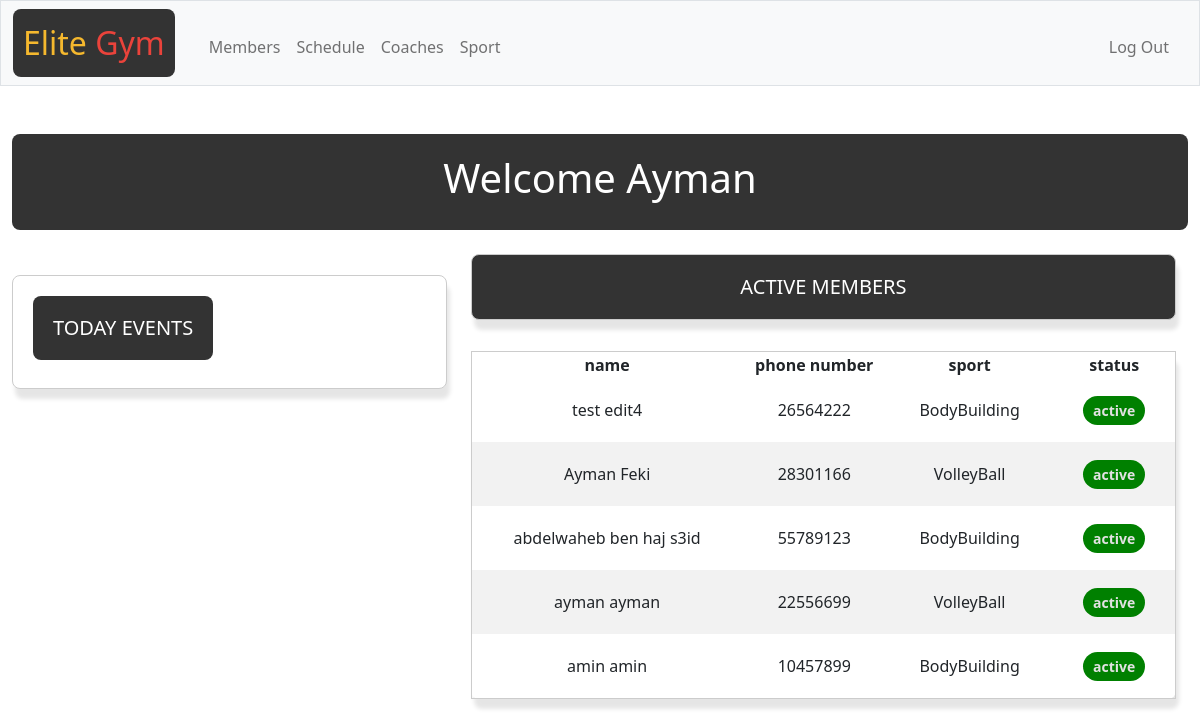
The app's page / (signed in), older data.
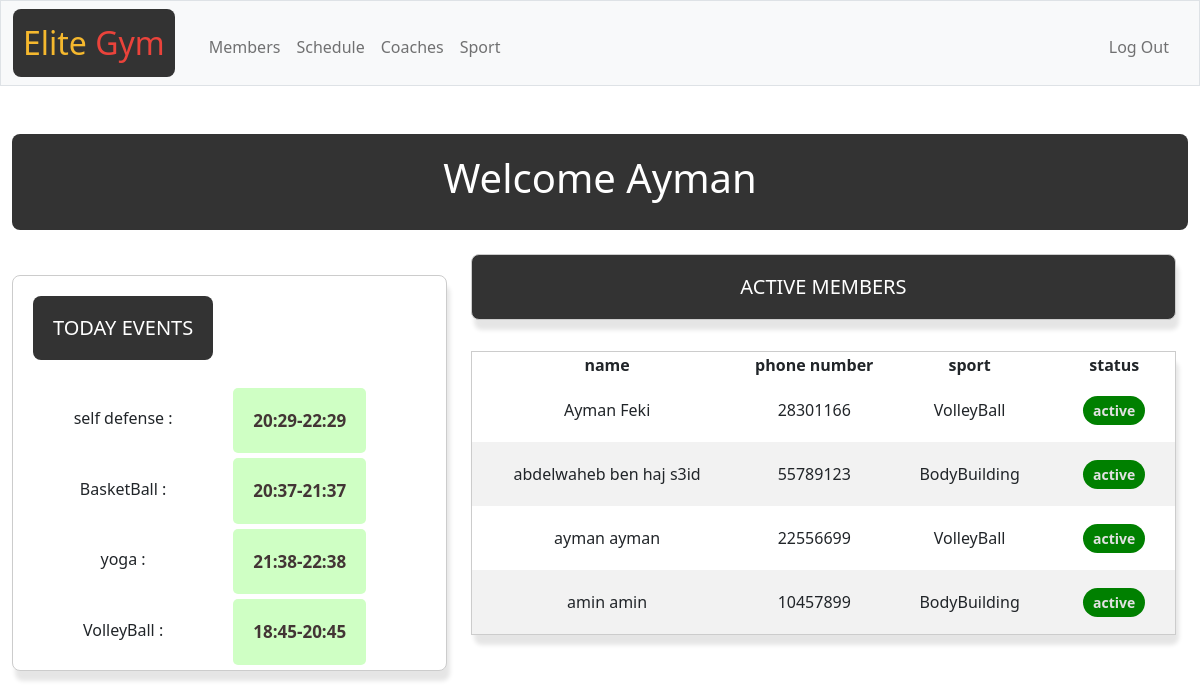
The same page, newer data.
### tables this page shows
CREATE TABLE client(
    cl_id           INTEGER   PRIMARY KEY AUTOINCREMENT,
    cl_Fname        TEXT      NOT NULL,
    cl_Lname        TEXT      NOT NULL,
    cl_num          INTEGER   UNIQUE
                              NOT NULL,
    cl_BD           TEXT,
    student         TEXT,
    CONSTRAINT CK_MEMBERSHIP CHECK (student IN ('yes', 'no', 'YES', 'NO', 'Yes', 'No') ) 
);

CREATE TABLE sport(
    sp_id integer PRIMARY KEY AUTOINCREMENT,
    sp_name varchar(20) NOT NULL,
    max_capacity INTEGER DEFAULT NULL
    
);

CREATE TABLE schedule(
    sc_id integer PRIMARY KEY AUTOINCREMENT,
    sp_id integer REFERENCES sport(sp_id) ON DELETE CASCADE,
    starts_at DATE,
    ends_at DATE,
    repeat_pattern TEXT,
    days text,
    start_date date,
    end_date DATE
);

### app.py (the view)
@app.route("/")
@login_required
def index():
        admin=db.execute("select ad_username from Admin where ad_id=?;",session["user_id"])
        current_day=datetime.datetime.now().strftime('%Y-%m-%d')
        active_member=db.execute("select cl_Fname,cl_Lname,cl_num,sp_name from member where starts_at<=? and ends_at >?",current_day,current_day)
        now = datetime.datetime.now()
        year = now.year
        month = now.month
        cal=generate_calendar(year,month)
        events=db.execute("select * from schedule where start_date<=? and end_date >=?;",current_day,current_day)
        current_events={}
        for activity in events:
            activity["sp_name"]=db.execute("select sp_name from sport where sp_id=?",activity["sp_id"])
            if activity["repeat_pattern"]!="irregular":
                    days=[day for day in activity["days"].split(",") if day]
                    for week in cal:
                        for day in range(7):
                            if str(day) in days and week[day]!=0 :
                                start_day_condition=(int(activity["start_date"][0:4])==year and int(activity["start_date"][5:7])==month  and week[day]<int(activity["start_date"][8:]))
                                end_day_condition=(int(activity["end_date"][0:4])==year and int(activity["end_date"][5:7])==month  and week[day]>int(activity["start_date"][8:]))
                                if not (start_day_condition) and not (end_day_condition ):
                                    formatted_date = '{:04d}-{:02d}-{:02d}'.format(year, month,week[day])
                                    current_events[str(activity["sc_id"])+formatted_date]=[formatted_date,activity["sp_name"][0]["sp_name"],activity["starts_at"],activity["ends_at"]]
            else:
                current_events[str(activity["sc_id"])+activity["start_date"]]=[activity["start_date"],activity["sp_name"][0]["sp_name"],activity["starts_at"],activity["ends_at"]]
        return render_template("index.html",active_member=active_member,current_events=current_events,current_day=current_day,admin=admin)

### app.py (called while the page is built)
def login_required(f):
    @wraps(f)
    def decorated_function(*args, **kwargs):
        if session.get("user_id") is None:
            return redirect("/login")
        return f(*args, **kwargs)
    return decorated_function

def generate_calendar(year, month):
        cal = calendar.monthcalendar(year, month)
        return cal

### templates/index.html (shortened to what this page needs)
{% extends "layout.html" %}
{% block main %}
    <header>
        <h1>Welcome {{admin[0].ad_username}}</h1>
    </header>
 <table class="custom-table-right">
  <h5 id="active-member">ACTIVE MEMBERS</h5>
  <thead>
    <tr>
      <th>name</th>
      <th>phone number</th>
      <th>sport</th>
      <th>status</th>
    </tr>
  </thead>
  <tbody>
    {% for m in active_member %}
  <tr class="table-row">
    <td>
      {{m.cl_Fname}} {{m.cl_Lname}}
    </td>
    <td>{{m.cl_num}}</td>
    <td>
      {{m.sp_name}}
    </td>
    <td> <span class="status-badge active-badge">active</span>
    </td>
  </tr>
  {% endfor %}
</tbody>
 </table>
<div class="custom-table-left">
  <table><tr>
    <td coslpan="2"><h5 id="title">TODAY EVENTS  </h5> </td></tr><tr>
      {% for event in current_events.values() %}
      {% if event[0] == current_day %}
      <tr><td>
     <h6> {{event[1]}} :</h6></td><td class="time"> {{event[2]}}-{{event[3]}}</td>
      </tr>
     {% endif %}
  {% endfor %}</td></tr></table>
</div>
{% endblock %}

Row changes from the older to the newer data that the page shows:
removed client: cl_Fname "test", cl_Lname "edit4", cl_num "26564222", sp_name "BodyBuilding"
now on this page (row unchanged): sport: sp_name "self defense"
added schedule: starts_at "20:29", ends_at "22:29"
now on this page (row unchanged): sport: sp_name "BasketBall"
added schedule: starts_at "20:37", ends_at "21:37"
now on this page (row unchanged): sport: sp_name "yoga"
added schedule: starts_at "21:38", ends_at "22:38"
now on this page (row unchanged): sport: sp_name "VolleyBall"
added schedule: starts_at "18:45", ends_at "20:45"
